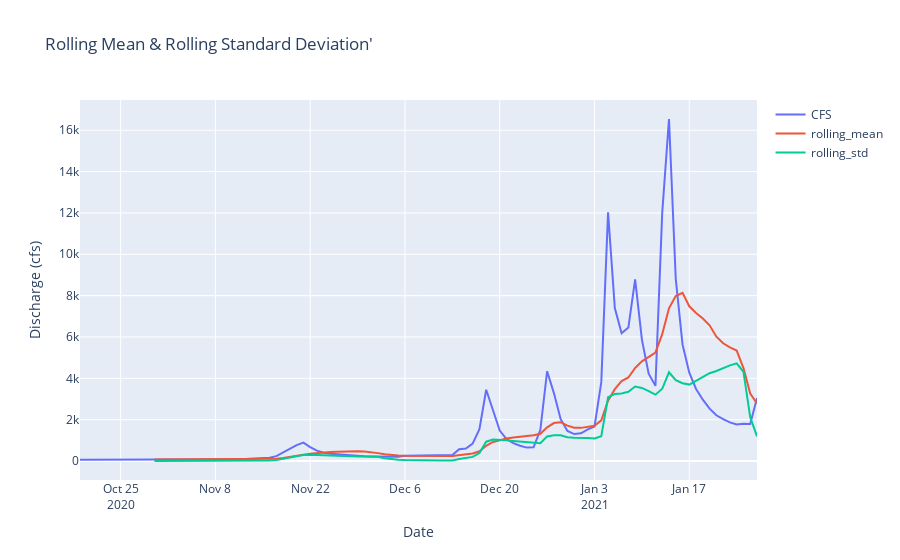

This figure's notebook cell:
### Code cell
rolling_mean = eel.CFS.rolling(window = 12).mean()
rolling_std = eel.CFS.rolling(window = 12).std()

# Create figure with secondary y-axis
fig = make_subplots(specs=[[{"secondary_y": False}]])

# Add traces
fig.add_trace(
    go.Scatter(x=eel.Date, y=eel.CFS, name="CFS"),
    secondary_y=False,
)

fig.add_trace(
    go.Scatter(x=eel.Date, y=rolling_mean, name="rolling_mean"),
    secondary_y=False,
)

fig.add_trace(
    go.Scatter(x=eel.Date, y=rolling_std, name="rolling_std"),
    secondary_y=False,
)
# Add figure title
fig.update_layout(
    title_text="Rolling Mean & Rolling Standard Deviation'"
)

# Set x-axis title
fig.update_xaxes(title_text="Date")

# Set y-axes titles
fig.update_yaxes(title_text="Discharge (cfs)", secondary_y=False)
fig.show()
